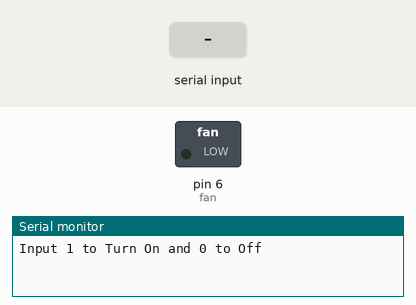
Simulated run of this sketch. Board: Arduino Uno, built with avr-gcc and run on an emulated ATmega328P. Shown: switched loads named in the sketch (green lamp = pin HIGH), the last lines printed to the serial monitor. The test bench sets the inputs (shaded band).

Above: at 1.2 s.
1.3 s: "0" received over Serial
At 2.5 s:
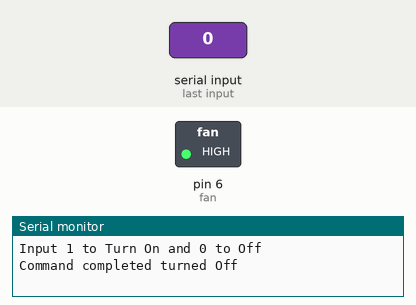
2.8 s: "1" received over Serial
At 3.9 s:
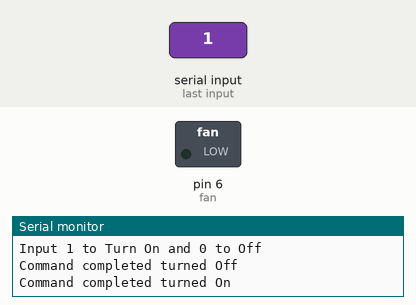
Timing chart, 0 to 5.8 s (numbered marks = the images above; inputs shaded):
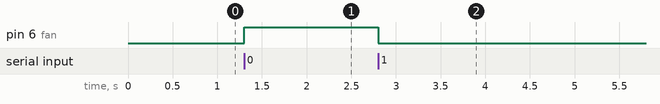

Measured:
- after the input at 1.3 s, pin 6 (fan): LOW → HIGH at once
- after the input at 2.8 s, pin 6 (fan): HIGH → LOW at once

The sketch:

sketch_electric_fan_test.ino
```cpp
#include <Servo.h>

Servo servo1;

int fan=6;

void setup()
{
pinMode(fan,OUTPUT);

Serial.begin(9600);

while (!Serial);

Serial.println("Input 1 to Turn On and 0 to Off");
}

void loop()
{
    if(Serial.available())
  {
    char a;
    a = Serial.read();

    if (a == '1')
  {
      digitalWrite(fan,LOW);

    Serial.println("Command completed turned On");

    delay(15);
  }


    else if (a =='0')

{
   digitalWrite(fan,HIGH);//반대로 넣어줘야함

  Serial.println("Command completed turned Off");

}
  }
  }
```
